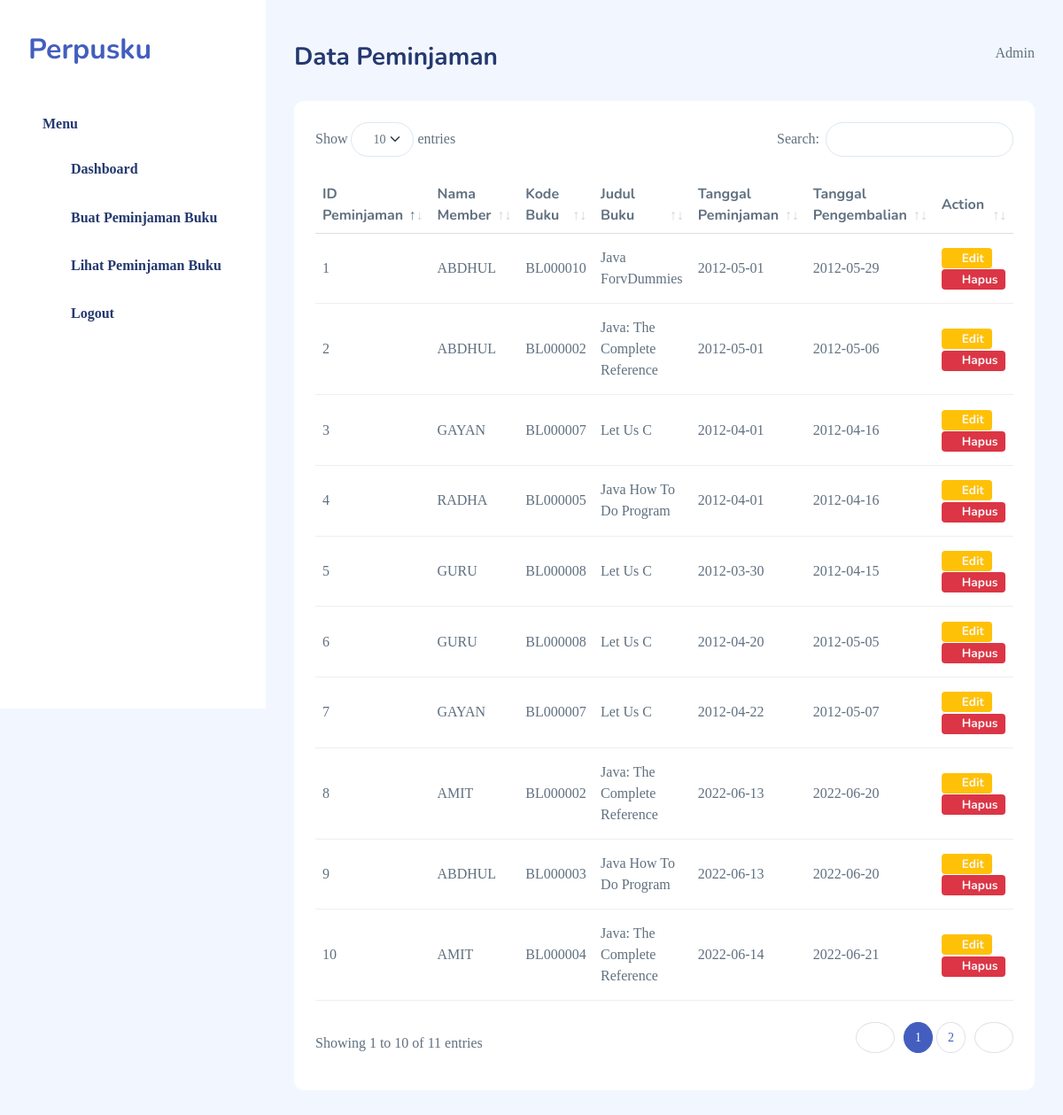
The app's page /data_peminjam.php (signed in) with its own data.
### tables this page shows
CREATE TABLE `lms_admin` (
  `id_admin` int(11) NOT NULL,
  `nama` varchar(150) NOT NULL,
  `email` varchar(150) NOT NULL,
  `password` varchar(150) NOT NULL,
  `jenis_kelamin` varchar(50) NOT NULL,
  `no_hp` varchar(20) NOT NULL,
  `alamat` varchar(250) NOT NULL
);

CREATE TABLE `lms_book_issue` (
  `BOOK_ISSUE_NO` int(11) NOT NULL,
  `MEMBER_ID` varchar(10) NOT NULL,
  `BOOK_CODE` varchar(10) NOT NULL,
  `DATE_ISSUE` varchar(50) NOT NULL,
  `DATE_RETURN` varchar(50) NOT NULL
);

CREATE TABLE `lms_members` (
  `MEMBER_ID` varchar(10) NOT NULL,
  `MEMBER_NAME` varchar(30) NOT NULL,
  `CITY` varchar(20) DEFAULT NULL,
  `DATE_REGISTER` date NOT NULL,
  `DATE_EXPIRE` date DEFAULT NULL,
  `MEMBERSHIP_STATUS` varchar(15) NOT NULL
);

CREATE TABLE `lms_book_details` (
  `BOOK_CODE` varchar(10) NOT NULL,
  `BOOK_TITLE` varchar(50) NOT NULL,
  `CATEGORY` varchar(15) NOT NULL,
  `AUTHOR` varchar(30) NOT NULL,
  `PUBLICATION` varchar(30) DEFAULT NULL,
  `PUBLISH_DATE` date DEFAULT NULL,
  `BOOK_EDITION` int(2) DEFAULT NULL,
  `PRICE` varchar(15) NOT NULL,
  `RACK_NUM` varchar(3) DEFAULT NULL,
  `DATE_ARRIVAL` date NOT NULL,
  `SUPPLIER_ID` varchar(3) NOT NULL
);

### data_peminjam.php (the view, shortened to what this page needs)
<?php
include('db.php');
$get_user = mysqli_query($db, "SELECT * FROM lms_admin WHERE email='$_SESSION[email]'");
$user = mysqli_fetch_array($get_user);
$query = "SELECT * FROM lms_book_issue JOIN lms_members ON lms_book_issue.MEMBER_ID = lms_members.MEMBER_ID JOIN lms_book_details ON lms_book_issue.BOOK_CODE = lms_book_details.BOOK_CODE ORDER BY BOOK_ISSUE_NO ASC";
$dewan1 = $db->prepare($query);
$dewan1->execute();
$res1 = $dewan1->get_result();
?>
<!DOCTYPE html>
<html lang="en">
<head>
    <link rel="stylesheet" href="mazer/dist/assets/css/main/app.css">
    <link rel="stylesheet" href="mazer/dist/assets/css/main/app-dark.css">
    <link rel="stylesheet" href="mazer/dist/assets/css/pages/fontawesome.css">
    <link rel="stylesheet" href="mazer/dist/assets/css/pages/datatables.css">
</head>
<body>
    <div id="app">
        <div id="sidebar" class="active">
            <div class="sidebar-wrapper active">
                <div class="sidebar-header position-relative">
                    <div class="d-flex justify-content-between align-items-center">
                        <div class="logo">
                            <a href="dashboard.php">Perpusku</a>
                        </div>
                    </div>
                </div>
                <div class="sidebar-menu">
                    <ul class="menu">
                        <li class="sidebar-title">Menu</li>
                        <li class="sidebar-item  ">
                            <a href="dashboard.php" class='sidebar-link'>
                                <i class="bi bi-grid-fill"></i>
                                <span>Dashboard</span>
                            </a>
                        </li>
                        <li class="sidebar-item  ">
                            <a href="form_peminjaman.php" class='sidebar-link'>
                                <i class="bi bi-grid-1x2-fill"></i>
                                <span>Buat Peminjaman Buku</span>
                            </a>
                        </li>
                        <li class="sidebar-item  ">
                            <a href="data_peminjam.php" class='sidebar-link'>
                                <i class="bi bi-grid-1x2-fill"></i>
                                <span>Lihat Peminjaman Buku</span>
                            </a>
                        </li>
                        <li class="sidebar-item  ">
                            <a href="logout.php" class='sidebar-link'>
                                <i class="bi bi-box-arrow-right"></i>
                                <span>Logout</span>
                            </a>
                        </li>
                    </ul>
                </div>
            </div>
        </div>
        <div id="main">
            <div class="page-heading">
                <div class="page-title">
                    <div class="row">
                        <div class="col-12 col-md-6 order-md-1 order-last">
                            <h3>Data Peminjaman</h3>
                        </div>
                        <div class="col-12 col-md-6 order-md-2 order-first">
                            <nav aria-label="breadcrumb" class="breadcrumb-header float-start float-lg-end">
                                <ol class="breadcrumb">
                                    <li class="breadcrumb-item"><?= $user['nama'] ?></li>
                                </ol>
                            </nav>
                        </div>
                    </div>
                </div>
                <section class="section">
                    <div class="card mt-4">
                        <div class="card-body">
                            <table class="table" id="table1">
                                <thead>
                                    <tr>
                                        <th>ID Peminjaman</th>
                                        <th>Nama Member</th>
                                        <th>Kode Buku</th>
                                        <th>Judul Buku</th>
                                        <th>Tanggal Peminjaman</th>
                                        <th>Tanggal Pengembalian</th>
                                        <th>Action</th>
                                    </tr>
                                </thead>
                                <tbody>
                                    <?php while ($row = $res1->fetch_assoc()) { ?>
                                        <tr>
                                            <td><?= $row['BOOK_ISSUE_NO'] ?></td>
                                            <td><?= $row['MEMBER_NAME'] ?></td>
                                            <td><?= $row['BOOK_CODE'] ?></td>
                                            <td><?= $row['BOOK_TITLE'] ?></td>
                                            <td><?= $row['DATE_ISSUE'] ?></td>
                                            <td><?= $row['DATE_RETURN'] ?></td>
                                            <td>
                                                <span class="badge bg-warning"><a href="edit_peminjaman.php?id=<?= $row['BOOK_ISSUE_NO'] ?>" class="text-light"><i class="fas fa-pen"></i> Edit</a></span><span class="badge bg-danger"><a href="hapus.php?id=<?= $row['BOOK_ISSUE_NO'] ?>" class="text-light" onclick="return confirm('Yakin ingin menghapus data ini?')"><i class="fas fa-trash"></i> Hapus</a></span>
                                            </td>
                                        </tr>
                                    <?php } ?>
                                </tbody>
                            </table>
                        </div>
                    </div>
                </section>
            </div>
        </div>
    </div>
</body>
</html>

### records on screen
lms_admin: nama "Admin"
lms_book_issue: BOOK_ISSUE_NO "1", MEMBER_ID.MEMBER_NAME "ABDHUL", BOOK_CODE.BOOK_CODE "BL000010", BOOK_CODE.BOOK_TITLE "Java ForvDummies", DATE_ISSUE "2012-05-01", DATE_RETURN "2012-05-29"
lms_book_issue: BOOK_ISSUE_NO "2", MEMBER_ID.MEMBER_NAME "ABDHUL", BOOK_CODE.BOOK_CODE "BL000002", BOOK_CODE.BOOK_TITLE "Java: The Complete Reference", DATE_ISSUE "2012-05-01", DATE_RETURN "2012-05-06"
lms_book_issue: BOOK_ISSUE_NO "3", MEMBER_ID.MEMBER_NAME "GAYAN", BOOK_CODE.BOOK_CODE "BL000007", BOOK_CODE.BOOK_TITLE "Let Us C", DATE_ISSUE "2012-04-01", DATE_RETURN "2012-04-16"
lms_book_issue: BOOK_ISSUE_NO "4", MEMBER_ID.MEMBER_NAME "RADHA", BOOK_CODE.BOOK_CODE "BL000005", BOOK_CODE.BOOK_TITLE "Java How To Do Program", DATE_ISSUE "2012-04-01", DATE_RETURN "2012-04-16"
lms_book_issue: BOOK_ISSUE_NO "5", MEMBER_ID.MEMBER_NAME "GURU", BOOK_CODE.BOOK_CODE "BL000008", BOOK_CODE.BOOK_TITLE "Let Us C", DATE_ISSUE "2012-03-30", DATE_RETURN "2012-04-15"
lms_book_issue: BOOK_ISSUE_NO "6", MEMBER_ID.MEMBER_NAME "GURU", BOOK_CODE.BOOK_CODE "BL000008", BOOK_CODE.BOOK_TITLE "Let Us C", DATE_ISSUE "2012-04-20", DATE_RETURN "2012-05-05"
lms_book_issue: BOOK_ISSUE_NO "7", MEMBER_ID.MEMBER_NAME "GAYAN", BOOK_CODE.BOOK_CODE "BL000007", BOOK_CODE.BOOK_TITLE "Let Us C", DATE_ISSUE "2012-04-22", DATE_RETURN "2012-05-07"
lms_book_issue: BOOK_ISSUE_NO "8", MEMBER_ID.MEMBER_NAME "AMIT", BOOK_CODE.BOOK_CODE "BL000002", BOOK_CODE.BOOK_TITLE "Java: The Complete Reference", DATE_ISSUE "2022-06-13", DATE_RETURN "2022-06-20"
lms_book_issue: BOOK_ISSUE_NO "9", MEMBER_ID.MEMBER_NAME "ABDHUL", BOOK_CODE.BOOK_CODE "BL000003", BOOK_CODE.BOOK_TITLE "Java How To Do Program", DATE_ISSUE "2022-06-13", DATE_RETURN "2022-06-20"
lms_book_issue: BOOK_ISSUE_NO "10", MEMBER_ID.MEMBER_NAME "AMIT", BOOK_CODE.BOOK_CODE "BL000004", BOOK_CODE.BOOK_TITLE "Java: The Complete Reference", DATE_ISSUE "2022-06-14", DATE_RETURN "2022-06-21"
